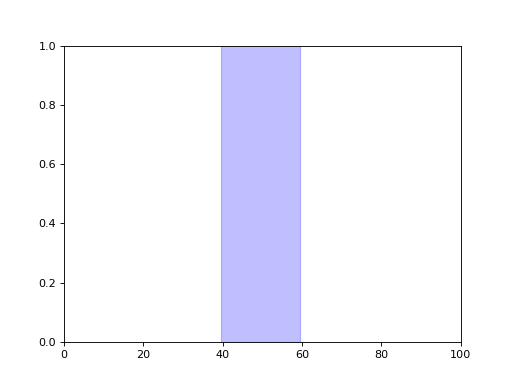

The Python source for this figure:
import numpy as np
from matplotlib import pyplot
import power1d

Q        = 101
x        = np.array( [False] * Q )
x[40:60] = True
roi      = power1d.roi.RegionOfInterest(x)

pyplot.close('all')
roi.plot()
